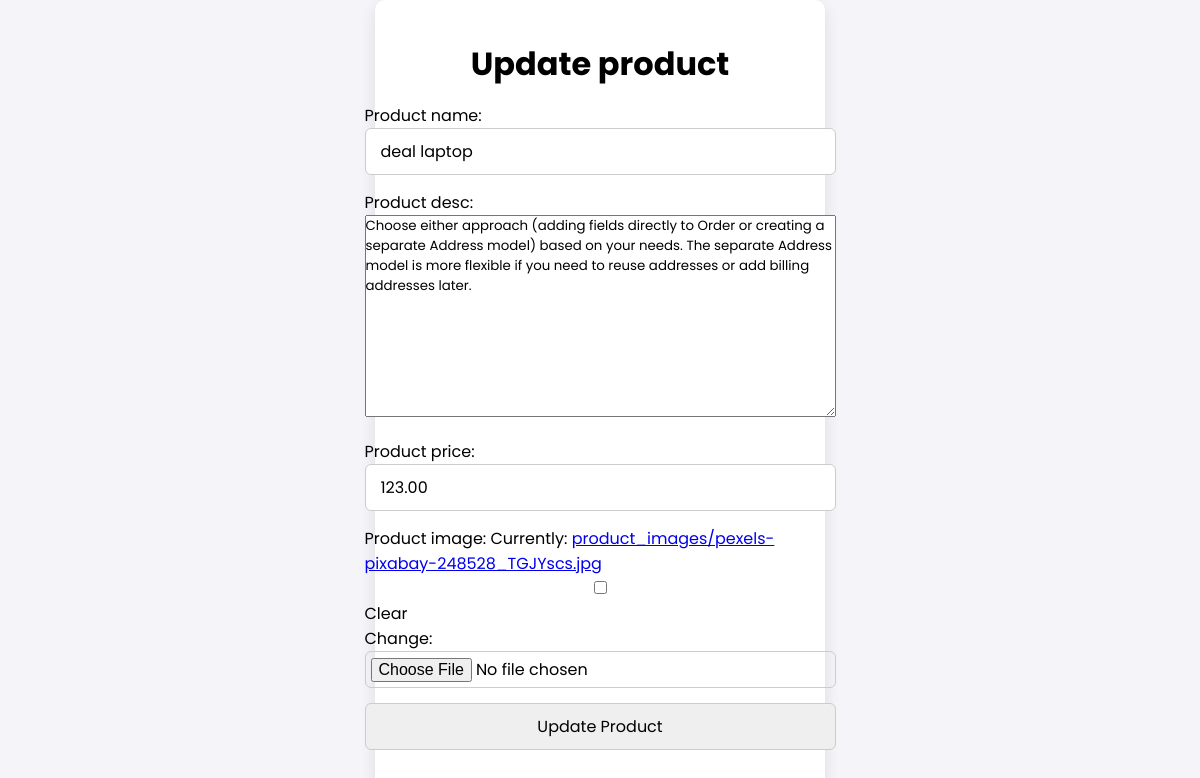
/seller/update_product/1/ (signed in), run on the app's committed database.
### seller/models.py (models this page shows)
class Products(models.Model):
    product_name = models.CharField(max_length=500)
    product_desc = models.TextField()
    product_price = models.DecimalField(max_digits=20, decimal_places=2)
    product_image = models.ImageField(upload_to='product_images/',null=True,blank=True,default=None)
    store = models.ForeignKey(Store, on_delete=models.CASCADE, related_name='products')
    stock = models.IntegerField(default=0)
    sales_count = models.IntegerField(default=0)

### seller/views.py (the view)
# urls.py: path("update_product/<int:id>/", views.update_product, name="update_product"),
@login_required
def update_product(request, id):
    product=Products.objects.get(id=id)
    if request.method == 'POST':
        form = ProductsForm(request.POST, request.FILES, instance=product)
        if form.is_valid():
            form.save()
            return redirect('manage_store')
    else:
        form = ProductsForm(instance=product)
    return render(request, 'update_product.html', {'form': form,"product":product})

### seller/forms.py
class ProductsForm(forms.ModelForm):
    class Meta:
        model = Products
        fields = ['product_name', 'product_desc', 'product_price', 'product_image']

### seller/templates/update_product.html (shortened to what this page needs)
<!DOCTYPE html>
<html lang="en">
<head>
    <link rel="stylesheet" href="/static/style/add_new_products.css">
</head>
<body>
    <div class="container">
        <div class="form item-update">
            <div class="form-content">
                <h1>Update product</h1>
                <form method="POST" enctype="multipart/form-data">
                    <div class="field ">
                        {{ form.product_name.label_tag }}
                        {{ form.product_name }}
                    </div>
                    <div class="field ">
                        {{ form.product_desc.label_tag }}
                        {{ form.product_desc }}
                    </div>
                    <div class="field ">
                        {{ form.product_price.label_tag }}
                        {{ form.product_price }}
                    </div>
                    <div class="field ">
                        {{ form.product_image.label_tag }}
                        {{ form.product_image }}
                    </div>
                    <div class="field">
                        <button type="submit">Update Product</button>
                    </div>
                </form>
            </div>
        </div>
    </div>
</body>
</html>

### seller/static/style/add_new_products.css (style rules this page uses)
* { margin: 0; padding: 0; box-sizing: border-box; font-family: 'Poppins', sans-serif; }
body { display: flex; flex-direction: column; background-color: #f4f4f9; }
.container { display: flex; justify-content: center; align-items: center; flex-grow: 1; width: 100%; }
.form { background-color: #fff; padding: 40px 30px; border-radius: 10px; box-shadow: 0 5px 15px rgba(0, 0, 0, 0.1); width: 100%; max-width: 450px; }
.form-content { display: flex; flex-direction: column; justify-content: center; align-items: center; }
.field { margin-top: 15px; width: 100%; }
.field input, .field button { width: 100%; padding: 10px 15px; border-radius: 6px; font-size: 16px; border: 1px solid #ccc; outline: none; transition: border 0.3s ease; }
.field input[type="file"] { padding: 5px; }

### data on the page
Products: product_name "deal laptop", product_desc "Choose either approach (adding fields directly to Order or creating a separate Address model) based on your needs. The separate Address model is more flexible if you need to reuse addresses or add billing addresses later.", product_price "123.00"
